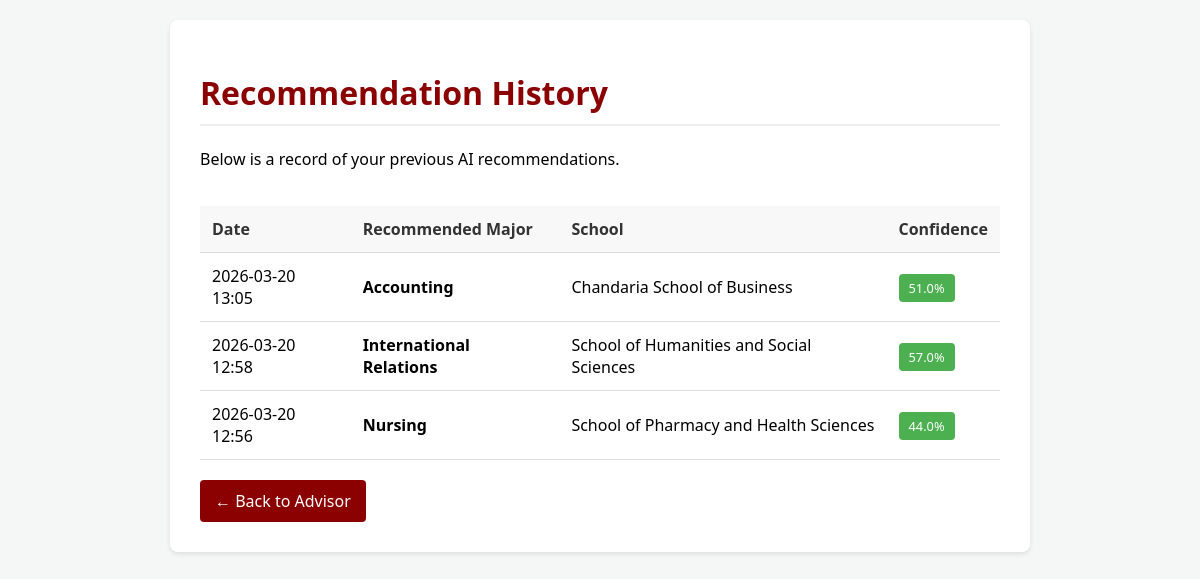
/history (signed in), run on an earlier commit of the app's database.
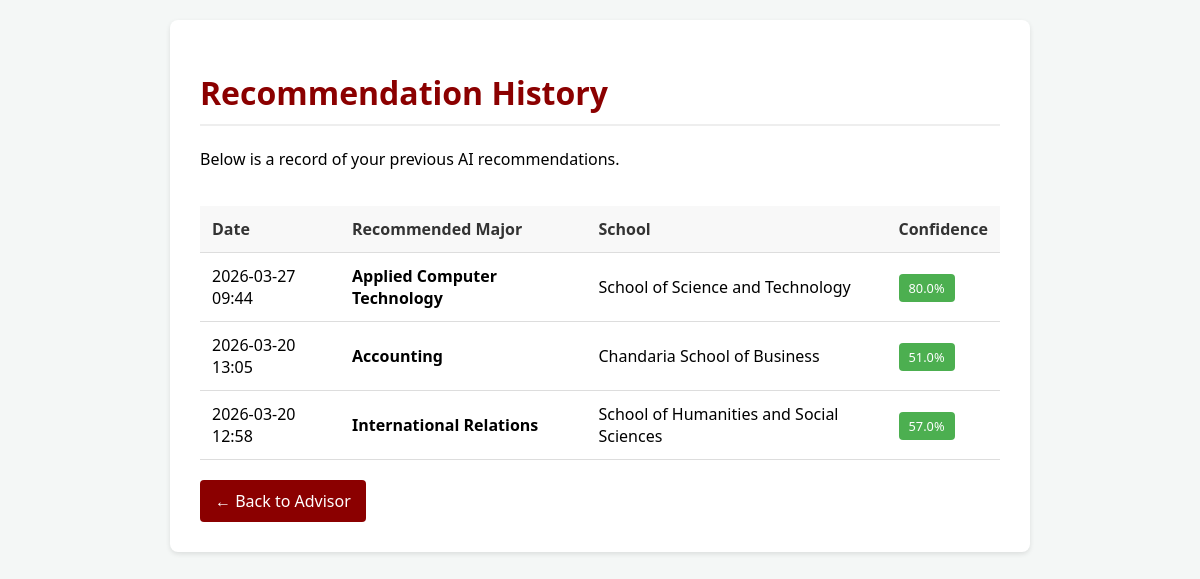
And on a later commit of the database.
### app.py (models this page shows)
class Result(db.Model):
    id = db.Column(db.Integer, primary_key=True)
    major = db.Column(db.String(100), nullable=False)
    school = db.Column(db.String(100), nullable=False)
    confidence = db.Column(db.Float, nullable=False)
    timestamp = db.Column(db.DateTime, nullable=False, default=datetime.utcnow)
    user_id = db.Column(db.Integer, db.ForeignKey('user.id'), nullable=False)

### app.py (the view)
@app.route('/history')
@login_required
def history():
    user_results = Result.query.filter_by(user_id=current_user.id).order_by(Result.timestamp.desc()).all()
    return render_template('history.html', results=user_results)

### app.py (called while the page is built)
@login_manager.user_loader
def load_user(user_id):
    return db.session.get(User, int(user_id))

### templates/history.html (shortened to what this page needs)
<!DOCTYPE html>
<html lang="en">
<head>
</head>
<body>
<div class="container">
    <h1>Recommendation History</h1>
    <p>Below is a record of your previous AI recommendations.</p>
    {% if results %}
    <div class="table-responsive">
        <table>
            <thead>
                <tr>
                    <th>Date</th>
                    <th>Recommended Major</th>
                    <th>School</th>
                    <th>Confidence</th>
                </tr>
            </thead>
            <tbody>
                {% for res in results %}
                <tr>
                    <td>{{ res.timestamp.strftime('%Y-%m-%d %H:%M') }}</td>
                    <td><strong>{{ res.major }}</strong></td>
                    <td>{{ res.school }}</td>
                    <td><span class="badge badge-soft">{{ res.confidence }}%</span></td>
                </tr>
                {% endfor %}
            </tbody>
        </table>
    </div>
    {% else %}
        <p>No history found. <a href="{{ url_for('index') }}">Make your first recommendation</a>.</p>
    {% endif %}
    <a href="{{ url_for('index') }}" class="btn-back">← Back to Advisor</a>
</div>
</body>
</html>

What changed in the data, as far as the page shows it:
removed Result: timestamp "2026-03-20 12:56", major "Nursing", school "School of Pharmacy and Health Sciences", confidence "44.0"
added Result: timestamp "2026-03-27 09:44", major "Applied Computer Technology", school "School of Science and Technology", confidence "80.0"
